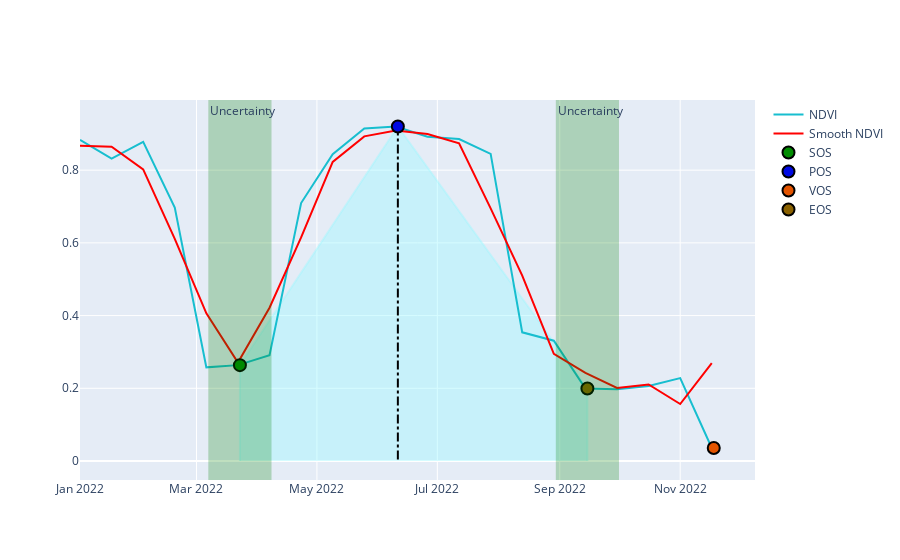

Notebook cell for this chart:
### Code cell
plot_advanced_phenometrics(cube=datacube, ds_phenos=phenometrics[2600])

### Figure 1 — Plotly figure (JSON) as saved in the notebook; plotly's stock layout.template omitted (floating-point values rounded to 4 significant figures)
{"data": [{"fill": "toself", "fillcolor": "rgba(153, 247, 254, 0.4)", "line": {"color": "rgba(153, 247, 254, 0.4)"}, "mode": "lines", "name": "LIOS", "showlegend": false, "type": "scatter", "x": ["2022-03-23", "2022-03-23", "2022-06-11", "2022-09-15", "2022-09-15"], "y": [0, 0.2637, 0.9201, 0.1995, 0]}, {"line": {"color": "#17BECF"}, "name": "NDVI", "type": "scatter", "x": ["2022-01-01", "2022-01-17", "2022-02-02", "2022-02-18", "2022-03-06", "2022-03-22", "2022-04-07", "2022-04-23", "2022-05-09", "2022-05-25", "2022-06-10", "2022-06-26", "2022-07-12", "2022-07-28", "2022-08-13", "2022-08-29", "2022-09-14", "2022-09-30", "2022-10-16", "2022-11-01", "2022-11-17"], "y": [0.8832, 0.8317, 0.8779, 0.6969, 0.2576, 0.2637, 0.2912, 0.7096, 0.844, 0.9149, 0.9201, 0.8919, 0.8857, 0.8446, 0.3539, 0.3309, 0.1995, 0.1973, 0.2061, 0.2281, 0.0358]}, {"line": {"color": "#ff0000"}, "name": "Smooth NDVI", "type": "scatter", "x": ["2022-01-01", "2022-01-17", "2022-02-02", "2022-02-18", "2022-03-06", "2022-03-22", "2022-04-07", "2022-04-23", "2022-05-09", "2022-05-25", "2022-06-10", "2022-06-26", "2022-07-12", "2022-07-28", "2022-08-13", "2022-08-29", "2022-09-14", "2022-09-30", "2022-10-16", "2022-11-01", "2022-11-17"], "y": [0.8669, 0.8643, 0.8022, 0.6108, 0.4061, 0.2708, 0.4215, 0.6149, 0.8228, 0.893, 0.909, 0.8992, 0.8741, 0.6947, 0.5098, 0.2948, 0.2426, 0.201, 0.2105, 0.1567, 0.2693, 0.4746, 0.8788]}, {"line": {"color": "#000000", "dash": "dashdot"}, "mode": "lines", "name": "AOS", "showlegend": false, "type": "scatter", "x": ["2022-06-11", "2022-06-11"], "y": [0.9201, 0]}, {"marker": {"color": "#008c00", "line": {"color": "#000000", "width": 2}, "size": 12}, "mode": "markers", "name": "SOS", "type": "scatter", "x": ["2022-03-23"], "y": [0.2637]}, {"marker": {"color": "#0009e3", "line": {"color": "#000000", "width": 2}, "size": 12}, "mode": "markers", "name": "POS", "type": "scatter", "x": ["2022-06-11"], "y": [0.9201]}, {"marker": {"color": "#e35400", "line": {"color": "#000000", "width": 2}, "size": 12}, "mode": "markers", "name": "VOS", "type": "scatter", "x": ["2022-11-18"], "y": [0.0358]}, {"marker": {"color": "#8a6100", "line": {"color": "#000000", "width": 2}, "size": 12}, "mode": "markers", "name": "EOS", "type": "scatter", "x": ["2022-09-15"], "y": [0.1995]}], "layout": {"annotations": [{"showarrow": false, "text": "Uncertainty", "x": "2022-03-07T00:00:00", "xanchor": "left", "xref": "x", "y": 1, "yanchor": "top", "yref": "y domain"}, {"showarrow": false, "text": "Uncertainty", "x": "2022-08-30T00:00:00", "xanchor": "left", "xref": "x", "y": 1, "yanchor": "top", "yref": "y domain"}], "shapes": [{"fillcolor": "green", "line": {"width": 0}, "opacity": 0.25, "type": "rect", "x0": "2022-03-07T00:00:00", "x1": "2022-04-08T00:00:00", "xref": "x", "y0": 0, "y1": 1, "yref": "y domain"}, {"fillcolor": "green", "line": {"width": 0}, "opacity": 0.25, "type": "rect", "x0": "2022-08-30T00:00:00", "x1": "2022-10-01T00:00:00", "xref": "x", "y0": 0, "y1": 1, "yref": "y domain"}]}}
